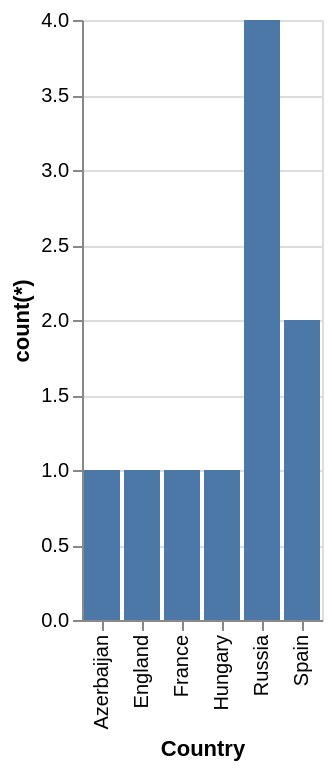

The specification (Vega-Lite) saved for this image:
### Vega-Lite specification from a JSON file in a GitHub repository (floating-point values rounded to 4 significant figures)
{"data": {"values": [{"x_data": "Azerbaijan", "y_data": 1}, {"x_data": "England", "y_data": 1}, {"x_data": "France", "y_data": 1}, {"x_data": "Hungary", "y_data": 1}, {"x_data": "Russia", "y_data": 4}, {"x_data": "Spain", "y_data": 2}]}, "mark": "bar", "encoding": {"x": {"field": "x_data", "type": "nominal", "title": "Country", "sort": "ascending"}, "y": {"field": "y_data", "type": "quantitative", "title": "count(*)"}}}
